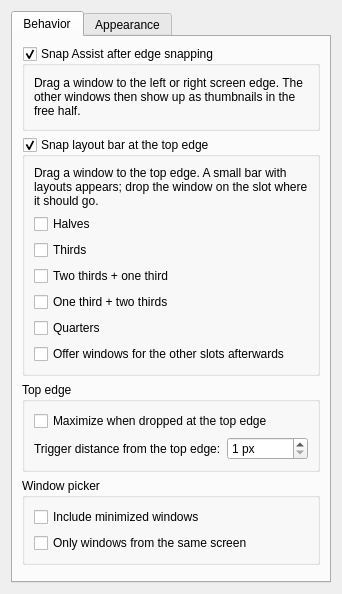
<?xml version="1.0" encoding="UTF-8"?>
<!-- Generated by tools/gen_config.py. Do not edit by hand. -->
<ui version="4.0">
  <class>Snap11ConfigForm</class>
  <widget class="QWidget" name="Snap11ConfigForm">
    <layout class="QVBoxLayout" name="mainLayout">
      <item>
        <widget class="QTabWidget" name="tabs">
          <widget class="QWidget" name="tab_1">
            <attribute name="title"><string>Behavior</string></attribute>
            <layout class="QVBoxLayout" name="vbox_2">
              <item>
                <widget class="QGroupBox" name="kcfg_EdgeAssist">
                  <property name="checkable"><bool>true</bool></property>
                  <property name="title"><string>Snap Assist after edge snapping</string></property>
                  <layout class="QVBoxLayout" name="vbox_3">
                    <item>
                      <widget class="QLabel" name="label_4">
                        <property name="text"><string>Drag a window to the left or right screen edge. The other windows then show up as thumbnails in the free half.</string></property>
                        <property name="wordWrap"><bool>true</bool></property>
                      </widget>
                    </item>
                  </layout>
                </widget>
              </item>
              <item>
                <widget class="QGroupBox" name="kcfg_LayoutBar">
                  <property name="checkable"><bool>true</bool></property>
                  <property name="title"><string>Snap layout bar at the top edge</string></property>
                  <layout class="QVBoxLayout" name="vbox_5">
                    <item>
                      <widget class="QLabel" name="label_6">
                        <property name="text"><string>Drag a window to the top edge. A small bar with layouts appears; drop the window on the slot where it should go.</string></property>
                        <property name="wordWrap"><bool>true</bool></property>
                      </widget>
                    </item>
                    <item>
                      <layout class="QFormLayout" name="form_7">
                        <item row="0" column="0" colspan="2">
                          <widget class="QCheckBox" name="kcfg_LayoutHalves">
                            <property name="text"><string>Halves</string></property>
                          </widget>
                        </item>
                        <item row="1" column="0" colspan="2">
                          <widget class="QCheckBox" name="kcfg_LayoutThirds">
                            <property name="text"><string>Thirds</string></property>
                          </widget>
                        </item>
                        <item row="2" column="0" colspan="2">
                          <widget class="QCheckBox" name="kcfg_LayoutTwoThirdsLeft">
                            <property name="text"><string>Two thirds + one third</string></property>
                          </widget>
                        </item>
                        <item row="3" column="0" colspan="2">
                          <widget class="QCheckBox" name="kcfg_LayoutTwoThirdsRight">
                            <property name="text"><string>One third + two thirds</string></property>
                          </widget>
                        </item>
                        <item row="4" column="0" colspan="2">
                          <widget class="QCheckBox" name="kcfg_LayoutQuarters">
                            <property name="text"><string>Quarters</string></property>
                          </widget>
                        </item>
                        <item row="5" column="0" colspan="2">
                          <widget class="QCheckBox" name="kcfg_AssistAfterBarDrop">
                            <property name="text"><string>Offer windows for the other slots afterwards</string></property>
                          </widget>
                        </item>
                      </layout>
                    </item>
                  </layout>
                </widget>
              </item>
              <item>
                <widget class="QGroupBox" name="group_8">
                  <property name="title"><string>Top edge</string></property>
                  <layout class="QVBoxLayout" name="vbox_9">
                    <item>
                      <layout class="QFormLayout" name="form_10">
                        <item row="0" column="0" colspan="2">
                          <widget class="QCheckBox" name="kcfg_MaximizeAtTop">
                            <property name="text"><string>Maximize when dropped at the top edge</string></property>
                          </widget>
                        </item>
                        <item row="1" column="0">
                          <widget class="QLabel" name="label_11">
                            <property name="text"><string>Trigger distance from the top edge:</string></property>
                          </widget>
                        </item>
                        <item row="1" column="1">
                          <widget class="QSpinBox" name="kcfg_TopTrigger">
                            <property name="minimum"><number>1</number></property>
                            <property name="maximum"><number>50</number></property>
                            <property name="suffix"><string> px</string></property>
                          </widget>
                        </item>
                      </layout>
                    </item>
                  </layout>
                </widget>
              </item>
              <item>
                <widget class="QGroupBox" name="group_12">
                  <property name="title"><string>Window picker</string></property>
                  <layout class="QVBoxLayout" name="vbox_13">
                    <item>
                      <layout class="QFormLayout" name="form_14">
                        <item row="0" column="0" colspan="2">
                          <widget class="QCheckBox" name="kcfg_IncludeMinimized">
                            <property name="text"><string>Include minimized windows</string></property>
                          </widget>
                        </item>
                        <item row="1" column="0" colspan="2">
                          <widget class="QCheckBox" name="kcfg_CurrentScreenOnly">
                            <property name="text"><string>Only windows from the same screen</string></property>
                          </widget>
                        </item>
                      </layout>
                    </item>
                  </layout>
                </widget>
              </item>
              <item>
                <spacer name="spacer_15">
                  <property name="orientation"><enum>Qt::Vertical</enum></property>
                </spacer>
              </item>
            </layout>
          </widget>
          <widget class="QWidget" name="tab_16">
            <attribute name="title"><string>Appearance</string></attribute>
            <layout class="QVBoxLayout" name="vbox_17">
              <item>
                <widget class="QGroupBox" name="group_18">
                  <property name="title"><string>Layout bar</string></property>
                  <layout class="QVBoxLayout" name="vbox_19">
                    <item>
                      <layout class="QFormLayout" name="form_20">
                        <item row="0" column="0">
                          <widget class="QLabel" name="label_21">
                            <property name="text"><string>Background color:</string></property>
                          </widget>
                        </item>
                        <item row="0" column="1">
                          <widget class="KColorButton" name="kcfg_BarColor">
                          </widget>
                        </item>
                        <item row="1" column="0">
                          <widget class="QLabel" name="label_22">
                            <property name="text"><string>Background opacity:</string></property>
                          </widget>
                        </item>
                        <item row="1" column="1">
                          <widget class="QSpinBox" name="kcfg_BarOpacity">
                            <property name="minimum"><number>10</number></property>
                            <property name="maximum"><number>100</number></property>
                            <property name="suffix"><string> %</string></property>
                          </widget>
                        </item>
                        <item row="2" column="0">
                          <widget class="QLabel" name="label_23">
                            <property name="text"><string>Layout preview width:</string></property>
                          </widget>
                        </item>
                        <item row="2" column="1">
                          <widget class="QSpinBox" name="kcfg_PreviewWidth">
                            <property name="minimum"><number>60</number></property>
                            <property name="maximum"><number>300</number></property>
                            <property name="suffix"><string> px</string></property>
                          </widget>
                        </item>
                        <item row="3" column="0">
                          <widget class="QLabel" name="label_24">
                            <property name="text"><string>Layout preview height:</string></property>
                          </widget>
                        </item>
                        <item row="3" column="1">
                          <widget class="QSpinBox" name="kcfg_PreviewHeight">
                            <property name="minimum"><number>30</number></property>
                            <property name="maximum"><number>200</number></property>
                            <property name="suffix"><string> px</string></property>
                          </widget>
                        </item>
                      </layout>
                    </item>
                  </layout>
                </widget>
              </item>
              <item>
                <widget class="QGroupBox" name="group_25">
                  <property name="title"><string>Highlight and drop preview</string></property>
                  <layout class="QVBoxLayout" name="vbox_26">
                    <item>
                      <layout class="QFormLayout" name="form_27">
                        <item row="0" column="0">
                          <widget class="QLabel" name="label_28">
                            <property name="text"><string>Highlight color:</string></property>
                          </widget>
                        </item>
                        <item row="0" column="1">
                          <widget class="KColorButton" name="kcfg_HighlightColor">
                          </widget>
                        </item>
                        <item row="1" column="0">
                          <widget class="QLabel" name="label_29">
                            <property name="text"><string>Drop preview fill opacity:</string></property>
                          </widget>
                        </item>
                        <item row="1" column="1">
                          <widget class="QSpinBox" name="kcfg_OutlineFillOpacity">
                            <property name="minimum"><number>0</number></property>
                            <property name="maximum"><number>100</number></property>
                            <property name="suffix"><string> %</string></property>
                          </widget>
                        </item>
                        <item row="2" column="0">
                          <widget class="QLabel" name="label_30">
                            <property name="text"><string>Drop preview border width:</string></property>
                          </widget>
                        </item>
                        <item row="2" column="1">
                          <widget class="QSpinBox" name="kcfg_OutlineBorderWidth">
                            <property name="minimum"><number>0</number></property>
                            <property name="maximum"><number>10</number></property>
                            <property name="suffix"><string> px</string></property>
                          </widget>
                        </item>
                        <item row="3" column="0" colspan="2">
                          <widget class="QCheckBox" name="kcfg_OutlineBlur">
                            <property name="text"><string>Blur behind the drop preview</string></property>
                          </widget>
                        </item>
                      </layout>
                    </item>
                  </layout>
                </widget>
              </item>
              <item>
                <widget class="QGroupBox" name="group_31">
                  <property name="title"><string>Window picker</string></property>
                  <layout class="QVBoxLayout" name="vbox_32">
                    <item>
                      <layout class="QFormLayout" name="form_33">
                        <item row="0" column="0">
                          <widget class="QLabel" name="label_34">
                            <property name="text"><string>Background dimming:</string></property>
                          </widget>
                        </item>
                        <item row="0" column="1">
                          <widget class="QSpinBox" name="kcfg_AssistDim">
                            <property name="minimum"><number>0</number></property>
                            <property name="maximum"><number>100</number></property>
                            <property name="suffix"><string> %</string></property>
                          </widget>
                        </item>
                        <item row="1" column="0" colspan="2">
                          <widget class="QCheckBox" name="kcfg_AssistBlur">
                            <property name="text"><string>Blur behind the window picker</string></property>
                          </widget>
                        </item>
                        <item row="2" column="0">
                          <widget class="QLabel" name="label_35">
                            <property name="text"><string>Maximum thumbnail width:</string></property>
                          </widget>
                        </item>
                        <item row="2" column="1">
                          <widget class="QSpinBox" name="kcfg_AssistMaxCardWidth">
                            <property name="minimum"><number>120</number></property>
                            <property name="maximum"><number>800</number></property>
                            <property name="suffix"><string> px</string></property>
                          </widget>
                        </item>
                      </layout>
                    </item>
                  </layout>
                </widget>
              </item>
              <item>
                <widget class="QGroupBox" name="group_36">
                  <property name="title"><string>Shape</string></property>
                  <layout class="QVBoxLayout" name="vbox_37">
                    <item>
                      <layout class="QFormLayout" name="form_38">
                        <item row="0" column="0">
                          <widget class="QLabel" name="label_39">
                            <property name="text"><string>Corner radius:</string></property>
                          </widget>
                        </item>
                        <item row="0" column="1">
                          <widget class="QSpinBox" name="kcfg_CornerRadius">
                            <property name="minimum"><number>0</number></property>
                            <property name="maximum"><number>30</number></property>
                            <property name="suffix"><string> px</string></property>
                          </widget>
                        </item>
                      </layout>
                    </item>
                  </layout>
                </widget>
              </item>
              <item>
                <spacer name="spacer_40">
                  <property name="orientation"><enum>Qt::Vertical</enum></property>
                </spacer>
              </item>
            </layout>
          </widget>
        </widget>
      </item>
    </layout>
  </widget>
  <customwidgets>
    <customwidget>
      <class>KColorButton</class>
      <extends>QPushButton</extends>
      <header>kcolorbutton.h</header>
    </customwidget>
  </customwidgets>
  <resources/>
  <connections/>
</ui>
